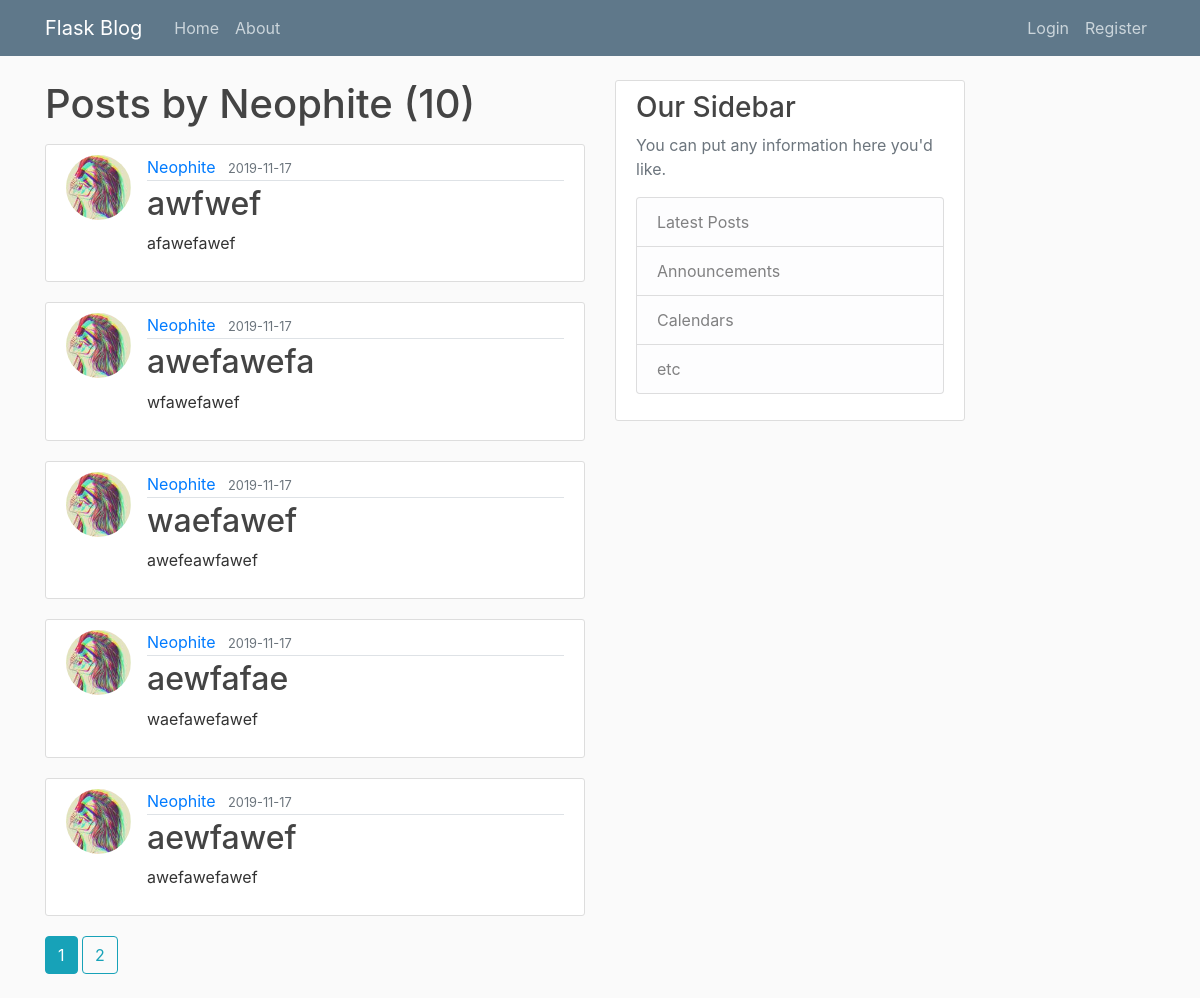
The app's page /user/Neophite with its own data.
### flaskblog/models.py (models this page shows, shortened)
class User(db.Model, UserMixin):
    id = db.Column(db.Integer, primary_key=True)
    username = db.Column(db.String(20), unique=True, nullable=False)
    email = db.Column(db.String(120), unique=True, nullable=False)
    image_file = db.Column(db.String(20), nullable=False, default='default.jpg')
    password = db.Column(db.String(60), nullable=False)
    posts = db.relationship('Post', backref='author', lazy=True)

class Post(db.Model):
    id = db.Column(db.Integer, primary_key=True)
    title = db.Column(db.String(100), nullable=False)
    date_posted = db.Column(db.DateTime, nullable=False, default=datetime.utcnow)
    content = db.Column(db.Text, nullable=False)
    user_id = db.Column(db.Integer, db.ForeignKey('user.id'), nullable=False)

### flaskblog/routes.py (the view)
@app.route("/user/<string:username>")
def user_posts(username):
    page = request.args.get('page', 1, type=int)
    user = User.query.filter_by(username=username).first_or_404()
    posts = Post.query.filter_by(author=user).order_by(Post.date_posted.desc()).paginate(per_page=5, page=page)
    return render_template('user_posts.html', posts=posts, user=user) # This is used to render the html so it can be displayed on the browser.

### flaskblog/templates/user_posts.html
{% extends "layout.html" %}
{% block content %}
    <h1 class="mb-3"> Posts by {{ user.username }} ({{ posts.total }})</h1>
    {% for post in posts.items %}
    <article class="media content-section">
        <img class="article-img rounded-circle" src="{{ url_for('static', filename='profile_pics/' + post.author.image_file) }}" alt="Profile Pic">
            <div class="media-body">
              <div class="article-metadata border-bottom">
                <a class="mr-2" href="#">{{ post.author.username }}</a>
                <small class="text-muted">{{ post.date_posted.strftime('%Y-%m-%d') }}</small>
              </div>
              <h2><a class="article-title" href="{{ url_for('post', post_id=post.id) }}">{{ post.title }}</a></h2>
              <p class="article-content">{{ post.content }}</p>
            </div>
          </article>
    {% endfor %}
    {% for page_num in posts.iter_pages(left_edge=1, right_edge=1, left_current=1, right_current=2) %}
    {% if page_num %}
          {% if posts.page == page_num %}
          <a class='btn btn-info mb-4' href="{{ url_for('user_posts',username=user.username, upage=page_num) }}">{{ page_num }}</a>
          {% else %}
          <a class='btn btn-outline-info mb-4' href="{{ url_for('user_posts', username=user.username, page=page_num) }}">{{ page_num }}</a>
          {% endif %}
    {% else %}
          ...
    {% endif %}
    {% endfor %}
{% endblock content %}

### flaskblog/static/css/main.css (style rules this page uses)
body { background: #fafafa; color: #333333; margin-top: 5rem; }
h1, h2, h3, h4, h5, h6 { color: #444444; }
.content-section { background: #ffffff; padding: 10px 20px; border: 1px solid #dddddd; border-radius: 3px; margin-bottom: 20px; }
.article-title { color: #444444; }
.article-content { white-space: pre-line; }
.article-img { height: 65px; width: 65px; margin-right: 16px; }
.article-metadata { padding-bottom: 1px; margin-bottom: 4px; border-bottom: 1px solid #e3e3e3 }

### records on screen
User: username "Neophite"
Post: image_file (picture), author.username "Neophite", date_posted "2019-11-17", title "awfwef", content "afawefawef"
Post: image_file (picture), author.username "Neophite", date_posted "2019-11-17", title "awefawefa", content "wfawefawef"
Post: image_file (picture), author.username "Neophite", date_posted "2019-11-17", title "waefawef", content "awefeawfawef"
Post: image_file (picture), author.username "Neophite", date_posted "2019-11-17", title "aewfafae", content "waefawefawef"
Post: image_file (picture), author.username "Neophite", date_posted "2019-11-17", title "aewfawef", content "awefawefawef"

### other values on screen
{{ posts.total }} "10"
{{ page_num }} "1"
{{ page_num }} "2"
